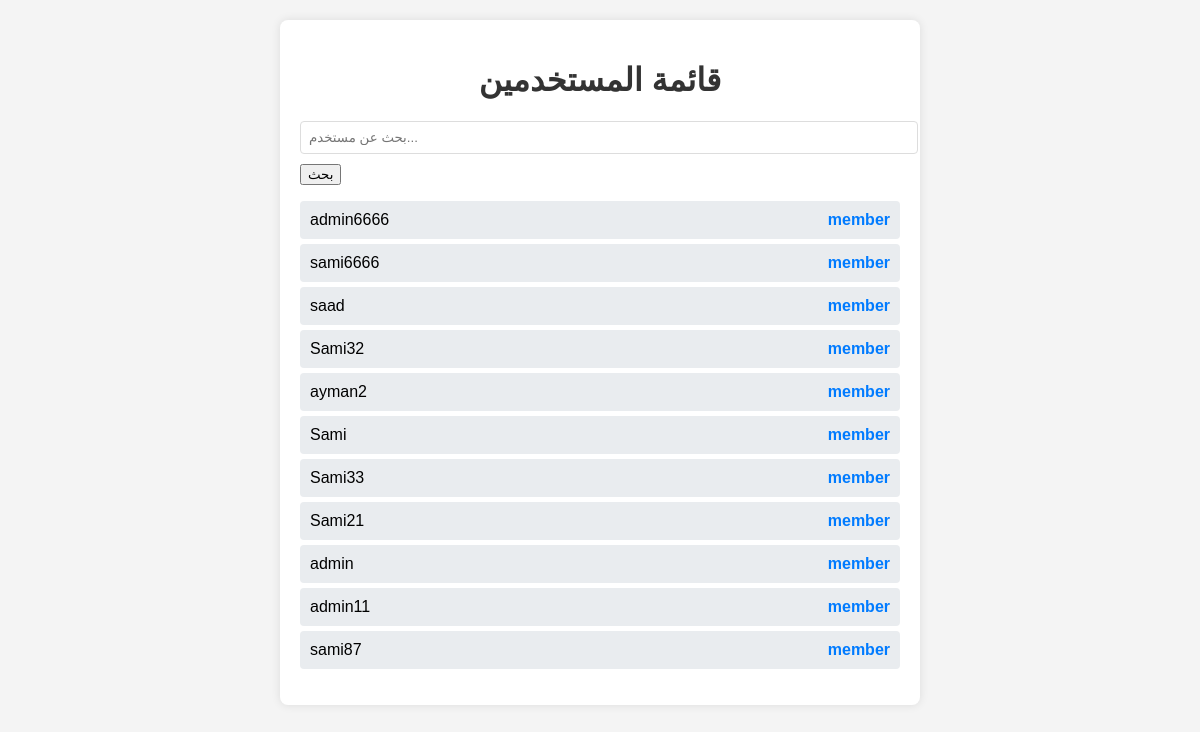
Page /users/list/ (signed in) on the committed database.
### users/models.py (models this page shows, shortened)
class CustomUser(AbstractUser):
    phone_regex = RegexValidator(
        regex=r'^05\d{8}$',
        message="Phone number must start with 05 and be exactly 10 digits."
    )
    phone_number = models.CharField(
        max_length=10,
        unique=True,
        validators=[phone_regex],
        help_text="Phone number must start with 05 and contain exactly 10 digits."
    )
    ROLE_CHOICES = [
        ('member', 'Member'),
        ('expert', 'Expert')
    ]
    role = models.CharField(
        max_length=10,
        choices=ROLE_CHOICES,
        default='member'
    )
    profile_image = models.ImageField(
        upload_to='profile_pics/',
        default='profile_pics/p.png',
        blank=True,
        null=True
    )
    short_bio = models.CharField(
        max_length=15,
        blank=True,
        help_text="Short description (e.g., AI Expert, UI Guru)."
    )
    full_bio = models.TextField(
        blank=True,
        help_text="Detailed biography or personal summary."
    )
    groups = models.ManyToManyField(
        'auth.Group',
        related_name='custom_user_groups',
        blank=True
    )
    user_permissions = models.ManyToManyField(
        'auth.Permission',
        related_name='custom_user_permissions',
        blank=True
    )

### users/views.py (the view)
# urls.py: path('list/', users_list, name='users_list'),
@login_required
def users_list(request):
    if request.user.role != 'expert':
        return render(request, 'error.html', {'message': 'ليس لديك صلاحية لرؤية قائمة المستخدمين'})
    query = request.GET.get('search', '')
    users = CustomUser.objects.exclude(role='expert')  # منع الخبراء من رؤية خبراء آخرين
    if query:
        users = users.filter(username__icontains=query)
    return render(request, 'users_list.html', {'users': users, 'query': query})

### templates/users_list.html (shortened to what this page needs)
<!DOCTYPE html>
<html lang="ar">
<head>
</head>
<body>
    <div class="container">
        <h1>قائمة المستخدمين</h1>
        <form method="GET">
            <input type="text" name="search" class="search-box" placeholder="بحث عن مستخدم..." value="{{ query }}">
            <button type="submit">بحث</button>
        </form>
        <ul class="user-list">
            {% for user in users %}
                <li class="user-item">
                    <span>{{ user.username }}</span>
                    <span class="role">{{ user.role }}</span>
                </li>
            {% endfor %}
        </ul>
    </div>
</body>
</html>

### templates/users_list.html (style rules this page uses)
body { font-family: Arial, sans-serif; background-color: #f4f4f4; margin: 0; padding: 20px; }
.container { max-width: 600px; margin: 0 auto; background: white; padding: 20px; border-radius: 8px; box-shadow: 0px 0px 10px rgba(0, 0, 0, 0.1); }
h1 { color: #333; text-align: center; }
.search-box { width: 100%; padding: 8px; margin-bottom: 10px; border: 1px solid #ddd; border-radius: 4px; }
.user-list { list-style: none; padding: 0; }
.user-item { background: #e9ecef; padding: 10px; margin: 5px 0; border-radius: 4px; display: flex; justify-content: space-between; }
.role { font-weight: bold; color: #007bff; }

### rows in the picture
CustomUser: username "admin6666", role "member"
CustomUser: username "sami6666", role "member"
CustomUser: username "saad", role "member"
CustomUser: username "Sami32", role "member"
CustomUser: username "ayman2", role "member"
CustomUser: username "Sami", role "member"
CustomUser: username "Sami33", role "member"
CustomUser: username "Sami21", role "member"
CustomUser: username "admin", role "member"
CustomUser: username "admin11", role "member"
CustomUser: username "sami87", role "member"
